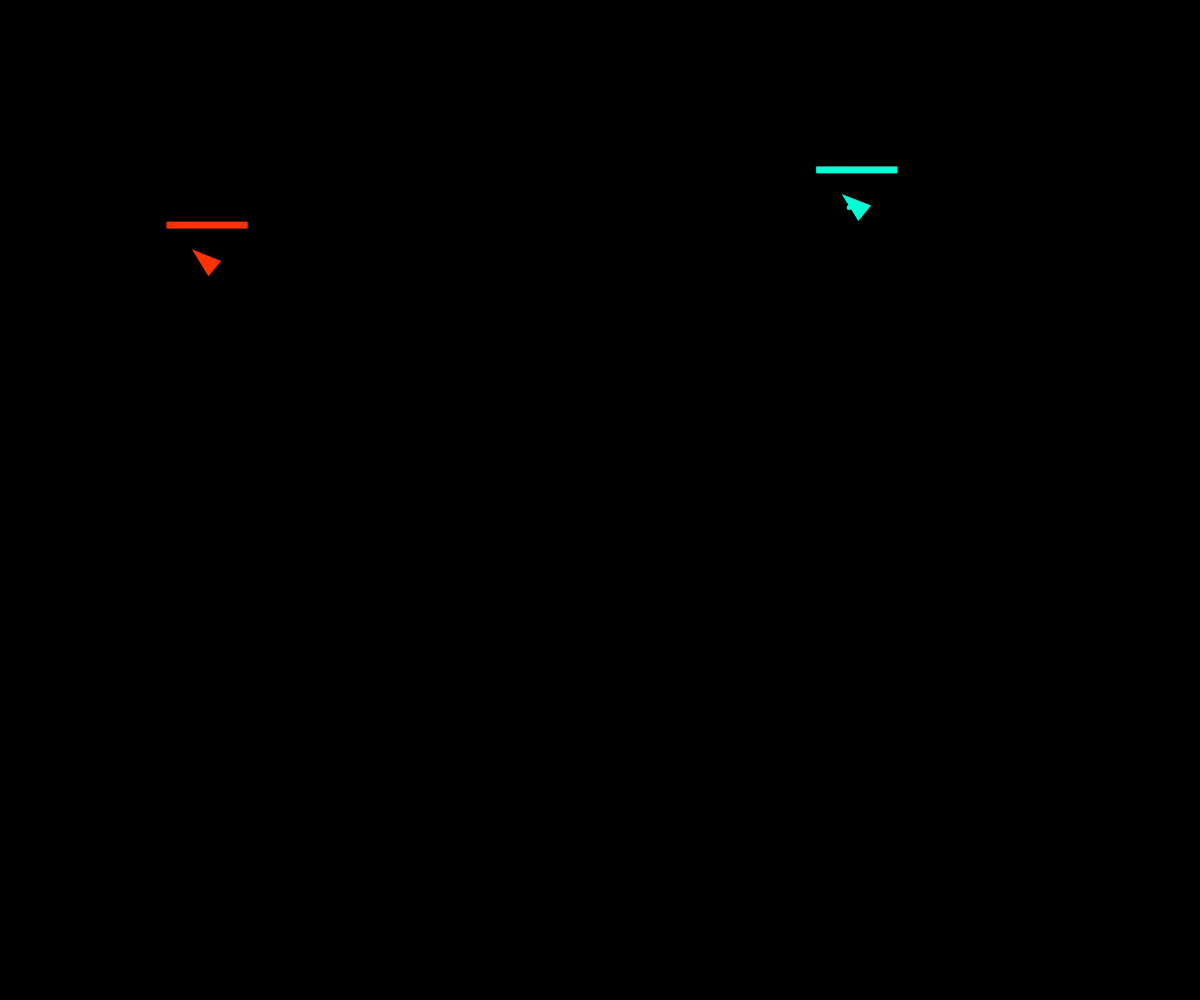
Frame 1 (no input)
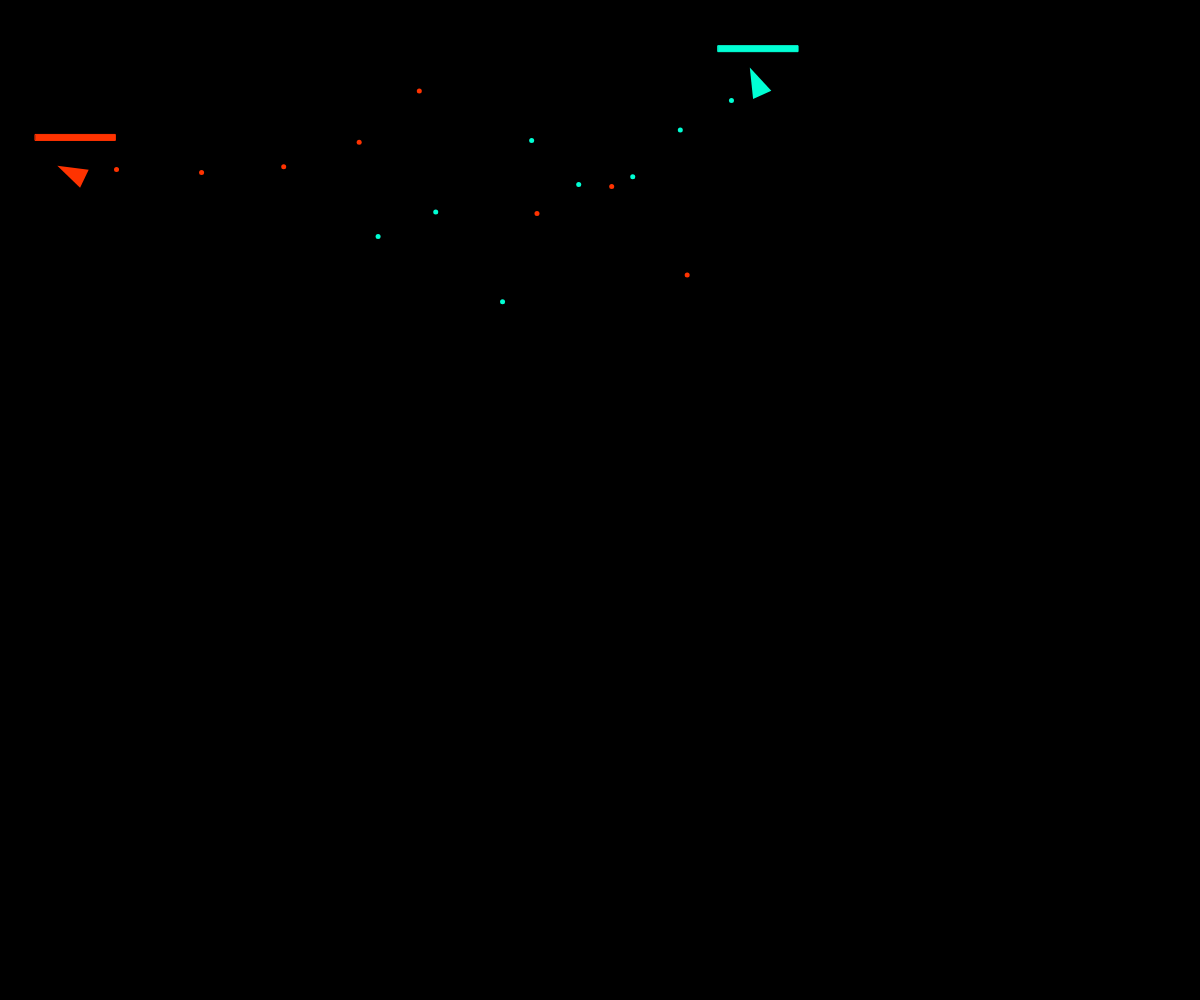
Frame 60 (no input)
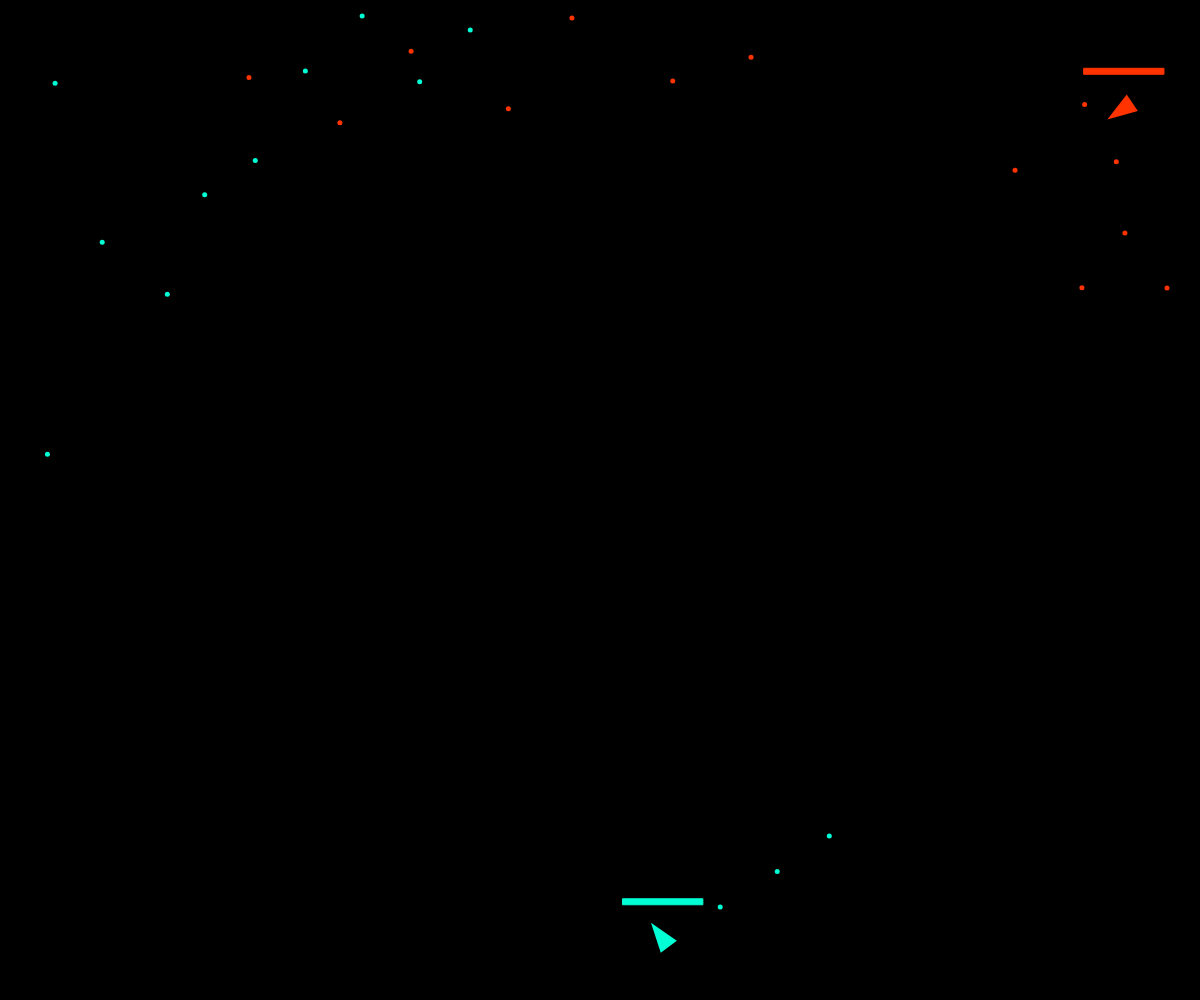
Frame 120 (the mouse pressed at the canvas centre since frame 60)

The p5.js sketch that drew these frames (run headless with seeded random() and noise() and a simulated clock; from frame 60 on, the mouse is pressed at the canvas centre):

// p5.js sketch
// ── sketch.js
let spaceships = [];
let num = 2;

function setup() {
  canvas = createCanvas(window.innerWidth, window.innerHeight);

  for(var i = 0; i < num-1; i++) {
    spaceships.push(new Spaceship(createVector(random(width),random(height)), num, floor(random(num)), floor(random(1000))));
  }

  debug = false;
}

function update() {
  spaceships = spaceships.filter(spaceship => (spaceship.getHP() > 0));

  var dicTeam = [];
  for (let spaceship of spaceships) {
    dicTeam[spaceship.getTeam()] = 1;
  }

  if(spaceships.length < num) {
    var team = floor(random(num));
    while(dicTeam[team] == 1) {
      team = floor(random(num));
    }
    spaceships.push(new Spaceship(createVector(random(width),random(height)), num, team, floor(random(1000))));
  }
}

function draw() {
  background(0);

  update();

  for (let spaceship of spaceships) {
    spaceship.applyBehaviors(spaceships);
    spaceship.update();
    spaceship.torusEdges();
    spaceship.render();
  }

  drawHP();

}

function drawHP() {
  for (let spaceship of spaceships) {
    var pos = spaceship.getPosition();
    push();
    strokeWeight(1);
    stroke(spaceship.getColor());
    noFill();
    rect(pos.x-40, pos.y-40, 80, 6);
    pop();
    push();
    noStroke();
    fill(spaceship.getColor());
    rect(pos.x-40, pos.y-40, 80*spaceship.getHP()/100, 6);
    pop();
  }
}
// ── debug.js
let debug = true;

function debugDrawCircle(position, affectRadius) {
  if(!debug) return;
  push();
  strokeWeight(2);
  stroke(200);
  noFill();
  ellipse(position.x, position.y, affectRadius*2, affectRadius*2);
  pop();
}

function debugDrawForce(position, force) {
  if(!debug) return;
  push();
  stroke(200);
  line(
    position.x, 
    position.y, 
    position.x+force.x*300,
    position.y+force.y*300
  );
  pop();
}

function debugDrawPosition(position) {
  if(!debug) return;
  push();
  noStroke();
  fill(0,0,255);
  ellipse(position.x, position.y, 5, 5);
  pop();
}
// ── particle.js
class Particle {

  constructor(position, aim, color) {
    this.position = position.copy();
    this.velocity = p5.Vector.sub(aim,this.position);
    this.velocity.setMag(8);
    this.lifespan = 255.0;
    this.affectRadius = 100;
    this.color = color;
  }

  hitted() {
    this.lifespan = -1;
  }

  getAffectRadius() {
    return this.affectRadius;
  }

  getPosition() {
    return this.position;
  }

  getVelocity() {
    return this.velocity;
  }

  getVelocityMag() {
    return this.velocity.mag();
  }

  getLifeSpan() {
    return this.lifespan;
  }

  update() {
    this.position.add(this.velocity);
    this.lifespan -= 1;
  }

  render() {

    // if(this.justEmit(100)) {
    //   debugDrawCircle(this.position, this.affectRadius);
    // }

    push();
    noStroke();
    fill(this.color, this.lifespan);
    ellipse(this.position.x, this.position.y, 5, 5);
    pop();
  }

  isDead() {
    if (this.lifespan < 0.0) {
      return true;
    }
    return false;
  }

  justEmit(dis) {
    if(this.lifespan > 255 - (dis+this.affectRadius)/this.velocity.mag()) {
      return true;
    }
    return false;
  }

}
// ── spaceShip.js
class Spaceship {

  constructor(position, num, team, seed) {

    this.hp = 100;
    this.id = random(100000);

    this.position = position.copy();
    this.velocity = createVector();
    this.acceleration = createVector();
    this.topspeed = 3;

    this.bodyData = [0,-2,-1,1,1,1];
    this.scale = 10;
    this.affectRadius = 100;
    this.bodyRadius = 15;

    this.team = team;
    this.t = seed;

    this.particles = [];
    this.particleCD = 0;

    var colorStep = floor(360 / num);
    var rand = floor(floor(random(colorStep/4))-colorStep/8);
    this.color = color("hsl("+(((colorStep*team)%360+rand+360)%360)+", 100%, 50%)");
    
  }

  update() {

    this.velocity.add(this.acceleration);
    this.velocity.limit(this.topspeed);
    this.position.add(this.velocity);

    this.particles = this.particles.filter(particle => !particle.isDead());
    for (let particle of this.particles) {
      particle.update();
    }

    this.t += 0.005;

  }

  torusEdges() {
    if (this.position.x > width) {
      this.position.x = this.position.x - width;
    } else if (this.position.x < 0) {
      this.position.x = width + this.position.x;
    }
 
    if (this.position.y > height) {
      this.position.y = this.position.y - height;
    }  else if (this.position.y < 0) {
      this.position.y = height + this.position.y;
    }
  }

  drawBody() {
    push();
    noStroke();
    fill(this.color);
    translate(this.position.x, this.position.y);
    var angle = this.velocity.heading();
    rotate(angle+HALF_PI);
    scale(this.scale);
    triangle(
      this.bodyData[0], 
      this.bodyData[1], 
      this.bodyData[2], 
      this.bodyData[3], 
      this.bodyData[4], 
      this.bodyData[5]
    );
    pop();
  }

  render() {

    debugDrawCircle(this.position, this.affectRadius);
    debugDrawCircle(this.position, this.bodyRadius);
    debugDrawForce(this.position, this.acceleration);

    this.drawBody();

    for (let particle of this.particles) {
      particle.render();
    }
  }

  getPosition() {
    return this.position;
  }

  getAffectRadius() {
    return this.affectRadius;
  }

  getTeam() {
    return this.team;
  }

  getParticles() {
    return this.particles;
  }

  getHP() {
    return this.hp;
  }

  getColor() {
    return this.color;
  }

  torusDis(pos1, pos2) {
    return sqrt(
      sq(min(abs(pos1.x-pos2.x), width-abs(pos1.x-pos2.x)))+
      sq(min(abs(pos1.y-pos2.y), height-abs(pos1.y-pos2.y)))
    );
  }

  torusVectorSub(pos1, pos2) {
    var v = createVector();
    if(abs(pos1.x-pos2.x) < width-abs(pos1.x-pos2.x)) {
      v.x = pos1.x - pos2.x;
    }
    else {
      if(pos1.x > pos2.x) {
        v.x = pos1.x - (pos2.x+width);
      }
      else {
        v.x = pos1.x - (pos2.x-width);
      }
    }
    if(abs(pos1.y-pos2.y) < height-abs(pos1.y-pos2.y)) {
      v.y = pos1.y - pos2.y;
    }
    else {
      if(pos1.y > pos2.y) {
        v.y = pos1.y - (pos2.y+height);
      }
      else {
        v.y = pos1.y - (pos2.y-height);
      }
    }
    return v;
  }

  applyForce(force) {
    this.acceleration.add(force);
  }

  aimTarget(spaceships) {
    var target = null;
    var minDis = Infinity;
    for (let spaceship of spaceships) {
      if(this.team == spaceship.getTeam()) continue;
      var dis = p5.Vector.dist(this.position, spaceship.getPosition());
      if(dis < minDis) {
        minDis = dis;
        target = spaceship.getPosition();
      }
    }
    return target;
  }

  attackTarget(target) {
    if(this.particleCD == 0 && target != null) {
      var targetPos = createVector();
      targetPos.x = target.x + randomGaussian(0, 100);
      targetPos.y = target.y + randomGaussian(0, 100);
      this.particles.push(new Particle(this.position, targetPos, this.color));
    }
    this.particleCD = (this.particleCD + 1) % 8;
  }

  hitDetect(spaceships) {
    for (let spaceship of spaceships) {
      for (let particle of spaceship.getParticles()) {
        if(this.id == spaceship.id && particle.justEmit(this.affectRadius)) {
          continue;
        }
        var dis = p5.Vector.dist(this.position, particle.getPosition());
        if(dis < this.bodyRadius) {
          this.hp--;
          particle.hitted();
        }
      }
    }
  }

  calcSeparateForce(pos1, r1, pos2, r2, virtualPos=null) {
    var force = null;
    if(virtualPos != null) {
      var dis = p5.Vector.dist(pos1, pos2);
    }
    else {
      var dis = this.torusDis(pos1, pos2);
    }
    var desiredSeparation = r1+r2;
    if(0 < dis && dis < desiredSeparation) {
      if(virtualPos != null) {
        force = p5.Vector.sub(pos1, virtualPos);
        dis = p5.Vector.dist(pos1, virtualPos);
      }
      else {
        force = this.torusVectorSub(pos1, pos2);
      }
      force.normalize();
      force.mult(sq(desiredSeparation));
      force.div(sq(dis));
    }
    return force;
  }

  getVirtualPosition(pos1, pos2, velocity) {
    var pos = createVector();
    var v = p5.Vector.sub(pos1, pos2);
    var m = velocity.mag();
    var projection = p5.Vector.dot(v, velocity)/m;
    pos = p5.Vector.add(pos2, p5.Vector.mult(velocity, projection/m));
    return pos;
  }

  dodge(spaceships) {

    var dodgeForce = createVector();
    var count = 0;

    // avoid spaceship collision
    for (let spaceship of spaceships) {
      if(this.id == spaceship.id) {
        continue;
      }
      var force = this.calcSeparateForce(this.position, this.affectRadius, spaceship.getPosition(), spaceship.getAffectRadius());
      if(force != null) {
        dodgeForce.add(force);
        count++;
      }
    }

    // dodge particles
    for (let spaceship of spaceships) {
      for (let particle of spaceship.getParticles()) {
        if(this.id == spaceship.id && particle.justEmit(this.affectRadius)) {
          continue;
        }
        var virtualPos = this.getVirtualPosition(this.position, particle.getPosition(), particle.getVelocity());
        var force = this.calcSeparateForce(this.position, this.affectRadius, particle.getPosition(), particle.getAffectRadius(), virtualPos);
        if(force != null) {
          dodgeForce.add(force);
          count++;
        }
      }
    }

    if (count > 0) {
      dodgeForce.div(count);
    }

    return dodgeForce;

  }

  applyBehaviors(spaceships) {

    this.acceleration.mult(0);
 
    var target = this.aimTarget(spaceships);
    this.attackTarget(target);

    var dodgeForce = this.dodge(spaceships);
    var freeForce = createVector(noise(this.t)-0.5,noise(this.t+10000)-0.5);
    freeForce.normalize();

    dodgeForce.add(freeForce);
    dodgeForce.setMag(0.2);
    this.applyForce(dodgeForce);

    this.hitDetect(spaceships);

  }

}
